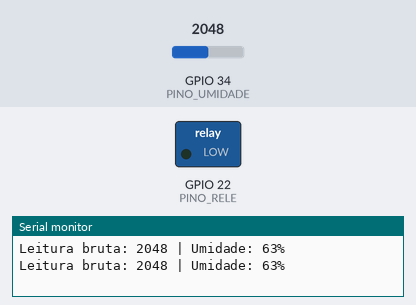
This sketch was run on a simulated ESP32. Shown: switched loads named in the sketch (green lamp = pin HIGH), the last lines printed to the serial monitor. Dashed ring = blinking. The test bench sets the inputs (shaded band); at power-on: GPIO 34 (PINO_UMIDADE) = 2048.

Above: at 1.8 s.
1.9 s: GPIO 34 (PINO_UMIDADE) set to 2974
3.4 s: GPIO 34 (PINO_UMIDADE) set to 3100
At 4.5 s:
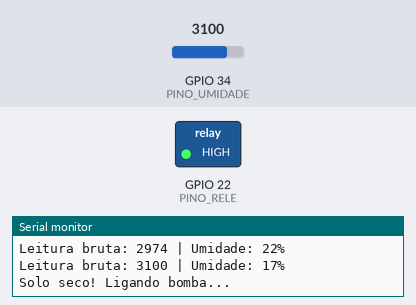
7.5 s: GPIO 34 (PINO_UMIDADE) set to 2866
At 8.3 s:
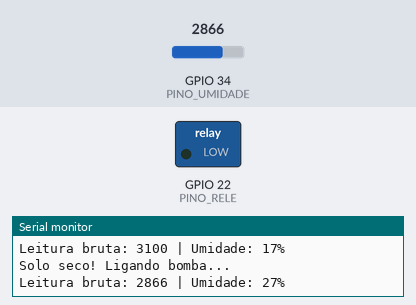
Timing chart, 0 to 10.5 s (numbered marks = the images above; inputs shaded):
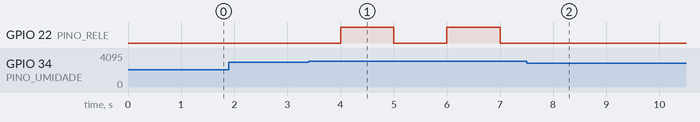

The sketch:

code_sensor_umidade_+_bomba_agua.ino
```cpp
const int PINO_UMIDADE = 34;  // Sensor AO -> GPIO34
const int PINO_RELE    = 22;  // Relé IN2 -> GPIO22

void setup() {
  Serial.begin(115200);
  pinMode(PINO_RELE, OUTPUT);
  digitalWrite(PINO_RELE, HIGH); // Relé desligado no início (ativo LOW)
}

void loop() {
  int leitura = analogRead(PINO_UMIDADE);

  // Calibração simples (ajuste conforme seus testes)
  int seco = 3500;   // valor típico solo seco
  int molhado = 1200; // valor típico solo molhado

  // Mapeia para 0–100% (inverso: quanto menor leitura, mais úmido)
  int umidade = map(leitura, seco, molhado, 0, 100);

  // Limita para 0–100%
  if (umidade < 0) umidade = 0;
  if (umidade > 100) umidade = 100;

  Serial.print("Leitura bruta: ");
  Serial.print(leitura);
  Serial.print(" | Umidade: ");
  Serial.print(umidade);
  Serial.println("%");

  // Controle da bomba
if (umidade < 20) {
  Serial.println("Solo seco! Ligando bomba...");
  digitalWrite(PINO_RELE, HIGH); // Liga bomba
  delay(1000);
  digitalWrite(PINO_RELE, LOW);  // Desliga
} else {
  digitalWrite(PINO_RELE, LOW);  // Mantém desligada
}


  delay(1000); // lê a cada 2s
}
```

Measured:
- the behaviour switches between 3040 and 3041 on GPIO 34 (PINO_UMIDADE) (found by bisection; images 0 and 1)
- after the input at 3.4 s, GPIO 22 (PINO_RELE): alternates HIGH for 1.0 s and LOW for 1.0 s, starting after 0.60 s
- after the input at 7.5 s, GPIO 22 (PINO_RELE): stops changing and stays LOW
